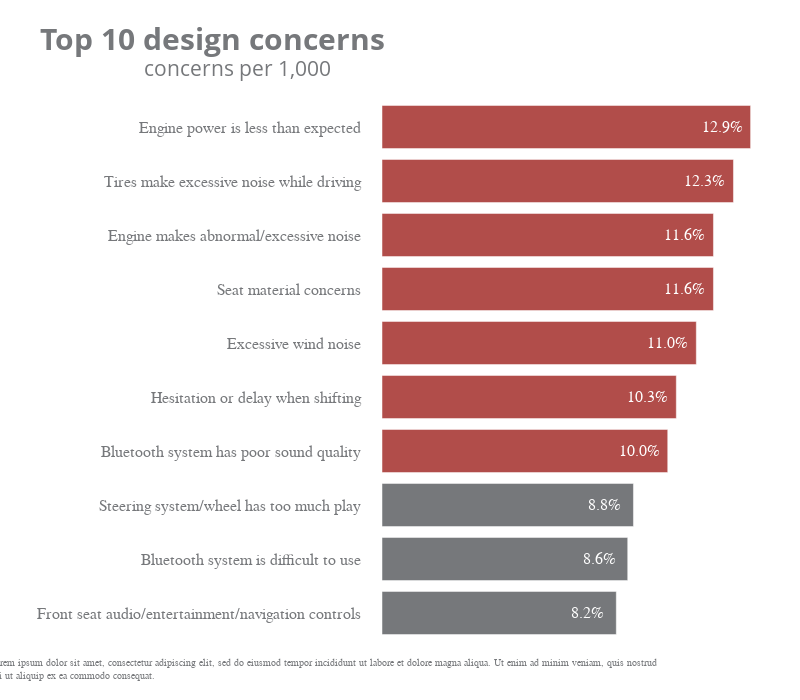

The code cell stored with this chart in its notebook:
### Code cell
fig = px.bar(
    df.iloc[::-1],
    y = 'concerns',
    x = 'concerns per 1,000',
    orientation='h',
)

fig.update_traces(marker=dict(color=color.tolist()))

fig.update_layout(
    template='plotly_white',
    title=dict(
        text='''
            <b>Top 10 design concerns</b> <br>
            <sup>concerns per 1,000</sup>
            ''',
        font_size=30,
        font_color=gray_palette[4]
        ),
        margin=dict(
            l=30,
            r=30,
            t=100,
            b=60,
            pad=20
        ),
        width = 800,
        height = 700,
        showlegend = False,
        annotations = annotations
)

fig.update_xaxes(
    showgrid = False,
    visible = False,
)

fig.update_yaxes(
    title_standoff = 10,
    tickfont = dict(
        family = 'Arial',
        size = 16,
        color = gray_palette[4]
    ),
    title = ''
)

fig.show()

### Figure 1 — Plotly figure (JSON) as saved in the notebook; plotly's stock layout.template omitted (floating-point values rounded to 4 significant figures)
{"data": [{"alignmentgroup": "True", "hovertemplate": "concerns per 1,000=%{x}<br>concerns=%{y}<extra></extra>", "legendgroup": "", "marker": {"color": ["#76787B", "#76787B", "#76787B", "#B14D4A", "#B14D4A", "#B14D4A", "#B14D4A", "#B14D4A", "#B14D4A", "#B14D4A"], "pattern": {"shape": ""}}, "name": "", "offsetgroup": "", "orientation": "h", "showlegend": false, "textposition": "auto", "type": "bar", "x": [8.2, 8.6, 8.8, 10, 10.3, 11, 11.6, 11.6, 12.3, 12.9], "xaxis": "x", "y": ["Front seat audio/entertainment/navigation controls", "Bluetooth system is difficult to use", "Steering system/wheel has too much play", "Bluetooth system has poor sound quality", "Hesitation or delay when shifting", "Excessive wind noise", "Seat material concerns", "Engine makes abnormal/excessive noise", "Tires make excessive noise while driving", "Engine power is less than expected"], "yaxis": "y"}], "layout": {"annotations": [{"font": {"color": "#FFFFFF", "family": "Arial", "size": 16}, "showarrow": false, "text": "12.9%", "x": 11.9, "xref": "x", "y": "Engine power is less than expected", "yref": "y"}, {"font": {"color": "#FFFFFF", "family": "Arial", "size": 16}, "showarrow": false, "text": "12.3%", "x": 11.3, "xref": "x", "y": "Tires make excessive noise while driving", "yref": "y"}, {"font": {"color": "#FFFFFF", "family": "Arial", "size": 16}, "showarrow": false, "text": "11.6%", "x": 10.6, "xref": "x", "y": "Engine makes abnormal/excessive noise", "yref": "y"}, {"font": {"color": "#FFFFFF", "family": "Arial", "size": 16}, "showarrow": false, "text": "11.6%", "x": 10.6, "xref": "x", "y": "Seat material concerns", "yref": "y"}, {"font": {"color": "#FFFFFF", "family": "Arial", "size": 16}, "showarrow": false, "text": "11.0%", "x": 10, "xref": "x", "y": "Excessive wind noise", "yref": "y"}, {"font": {"color": "#FFFFFF", "family": "Arial", "size": 16}, "showarrow": false, "text": "10.3%", "x": 9.3, "xref": "x", "y": "Hesitation or delay when shifting", "yref": "y"}, {"font": {"color": "#FFFFFF", "family": "Arial", "size": 16}, "showarrow": false, "text": "10.0%", "x": 9, "xref": "x", "y": "Bluetooth system has poor sound quality", "yref": "y"}, {"font": {"color": "#FFFFFF", "family": "Arial", "size": 16}, "showarrow": false, "text": "8.8%", "x": 7.8, "xref": "x", "y": "Steering system/wheel has too much play", "yref": "y"}, {"font": {"color": "#FFFFFF", "family": "Arial", "size": 16}, "showarrow": false, "text": "8.6%", "x": 7.6, "xref": "x", "y": "Bluetooth system is difficult to use", "yref": "y"}, {"font": {"color": "#FFFFFF", "family": "Arial", "size": 16}, "showarrow": false, "text": "8.2%", "x": 7.2, "xref": "x", "y": "Front seat audio/entertainment/navigation controls", "yref": "y"}, {"align": "left", "font": {"color": "#76787B", "family": "Arial", "size": 10}, "showarrow": false, "text": "Source: Lorem ipsum dolor sit amet, consectetur adipiscing elit, sed do eiusmod tempor incididunt ut labore et dolore magna aliqua. Ut enim ad minim veniam, quis nostrud<br>laboris nisi ut aliquip ex ea commodo consequat.", "x": -1.1, "xref": "paper", "y": -0.08, "yref": "paper"}], "barmode": "relative", "height": 700, "legend": {"tracegroupgap": 0}, "margin": {"b": 60, "l": 30, "pad": 20, "r": 30, "t": 100}, "showlegend": false, "title": {"font": {"color": "#76787B", "size": 30}, "text": "\n            <b>Top 10 design concerns</b> <br>\n            <sup>concerns per 1,000</sup>\n            "}, "width": 800, "xaxis": {"anchor": "y", "domain": [0, 1], "showgrid": false, "title": {"text": "concerns per 1,000"}, "visible": false}, "yaxis": {"anchor": "x", "domain": [0, 1], "tickfont": {"color": "#76787B", "family": "Arial", "size": 16}, "title": {"text": ""}}}}
